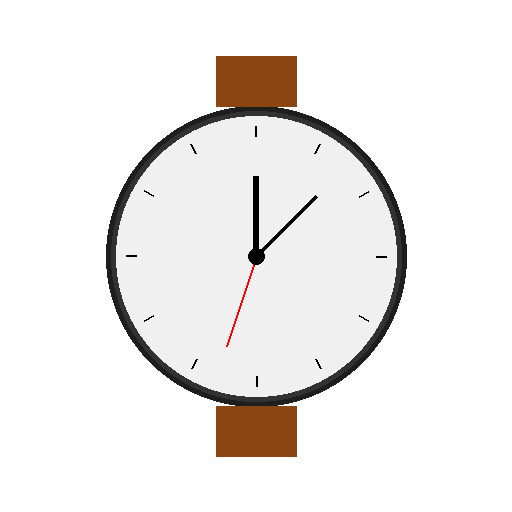
#> input picture Downloads/corpus-mlx/test_product_watch.png, 512 x 512 px
$ python product_preservation_logic.py
#> lines starting #> are read from the running program, lines starting #| are printed output that depends on the picture; after the words box and inside, x2 and y2 are one past the last pixel; in counts of white or black regions, pixels touching at a corner belong together
#> in generate_preservation_config, pil_image is the input picture: PIL image 512x512 RGBA; mean R, G, B, A 239.3, 236.9, 235.3, 77.2
#!/usr/bin/env python3
"""
Product Preservation Logic
Zero-hallucination algorithms for product locking
Math and logic only - NO actual video generation (Mac development)
"""

import numpy as np
from typing import Dict, List, Tuple, Optional, Union
from dataclasses import dataclass
from enum import Enum
import cv2
from PIL import Image
import json
import hashlib
from pathlib import Path

class PreservationMode(Enum):
    """Different preservation strategies"""
    ABSOLUTE = "absolute"        # 100% pixel preservation
    SOFT_EDGE = "soft_edge"     # Preserve center, blend edges
    TRACKED = "tracked"         # Follow movement while preserving
    CONTEXTUAL = "contextual"   # Preserve while adapting to context


@dataclass
class PreservationRegion:
    """Region to preserve with specific parameters"""
    mask: np.ndarray           # Binary mask of region
    mode: PreservationMode     # How to preserve
    confidence: float          # Confidence in region detection
    edge_feather: int = 0      # Pixels to feather at edges
    temporal_stability: float = 1.0  # How stable across frames


@dataclass
class PixelLockRule:
    """Rules for locking specific pixels"""
    pixel_indices: np.ndarray  # (N, 2) array of pixel coordinates
    lock_strength: float       # 0.0 = no lock, 1.0 = absolute lock
    tolerance: float          # Allowed color variation (0.0 = exact, 1.0 = any)
    priority: int             # Lock priority (higher = more important)


class ProductPreservationLogic:
    """
    Algorithms for zero-hallucination product preservation
    All math and logic - no actual image generation
    """

    def __init__(self):
        self.preservation_regions = []
        self.pixel_locks = []
        self.reference_data = {}

        # Color space tolerances for preservation
        self.color_tolerances = {
            "exact": 0.01,      # 1% RGB variation
            "strict": 0.03,     # 3% RGB variation
            "moderate": 0.05,   # 5% RGB variation
            "loose": 0.10       # 10% RGB variation
        }

    def calculate_preservation_mask(
        self,
        product_image: np.ndarray,
        background_removal_threshold: float = 0.1,
        edge_refinement: bool = True
    ) -> Tuple[np.ndarray, Dict]:
        """
        Calculate precise mask for product preservation
        Returns mask and metadata about the region
        """
#> called with background_removal_threshold = 0.1, edge_refinement = True
        print(f"🔍 Calculating preservation mask...")
        print(f"   Image shape: {product_image.shape}")
#|    Image shape: (512, 512, 3)
        print(f"   BG threshold: {background_removal_threshold}")

        # Convert to different color spaces for analysis
        if len(product_image.shape) == 3:
            gray = cv2.cvtColor(product_image, cv2.COLOR_RGB2GRAY)
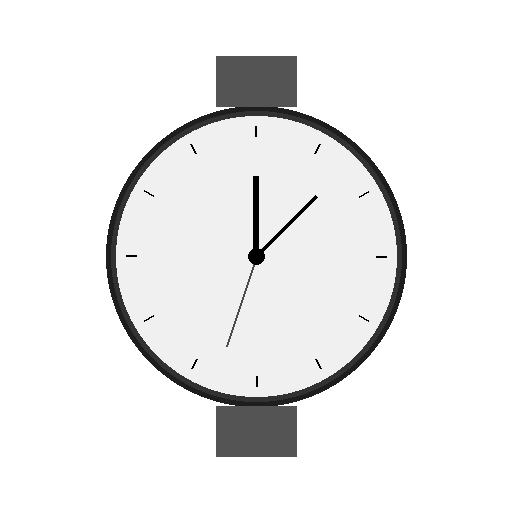
#> gray: shape (512, 512); min 0, max 255, mean 237.4
            hsv = cv2.cvtColor(product_image, cv2.COLOR_RGB2HSV)
#> hsv: shape (512, 512, 3); mean H, S, V 0.4, 7.1, 239.3
        else:
            gray = product_image
            hsv = None

        # Method 1: Background subtraction
        bg_mask = self._detect_background_mask(product_image, background_removal_threshold)

        # Method 2: Edge-based detection
        edge_mask = self._detect_edge_mask(gray)

        # Method 3: Color clustering
        color_mask = self._detect_color_mask(product_image, hsv)

        # Combine methods
        combined_mask = self._combine_masks([bg_mask, edge_mask, color_mask])

        # Refine edges if requested
        if edge_refinement:
            combined_mask = self._refine_mask_edges(combined_mask)

        # Calculate metadata
        metadata = self._analyze_preservation_region(product_image, combined_mask)

        print(f"   ✅ Mask coverage: {metadata['coverage_percent']:.1f}%")
        print(f"   ✅ Region confidence: {metadata['confidence']:.3f}")

        return combined_mask, metadata

    def _detect_background_mask(
        self,
        image: np.ndarray,
        threshold: float
    ) -> np.ndarray:
        """Detect background using color similarity"""
#> called with threshold = 0.1
        if len(image.shape) != 3:
            return np.ones(image.shape[:2], dtype=np.uint8) * 255

        # Assume corners are background
        corner_size = min(20, image.shape[0] // 10, image.shape[1] // 10)
        corners = [
            image[:corner_size, :corner_size],           # Top-left
            image[:corner_size, -corner_size:],          # Top-right
            image[-corner_size:, :corner_size],          # Bottom-left
            image[-corner_size:, -corner_size:]          # Bottom-right
        ]

        # Average corner colors (likely background)
        bg_colors = [np.mean(corner.reshape(-1, 3), axis=0) for corner in corners]
#> bg_colors = [[255, 255, 255], [255, 255, 255], [255, 255, 255], [255, 255, 255]]
        avg_bg_color = np.mean(bg_colors, axis=0)
#> avg_bg_color = [255, 255, 255]

        # Calculate distance from background color
        color_diff = np.sqrt(np.sum((image - avg_bg_color) ** 2, axis=2))
        max_diff = np.sqrt(3 * 255 ** 2)  # Maximum possible color distance
        normalized_diff = color_diff / max_diff

        # Create mask (1 = foreground/product, 0 = background)
        mask = (normalized_diff > threshold).astype(np.uint8) * 255
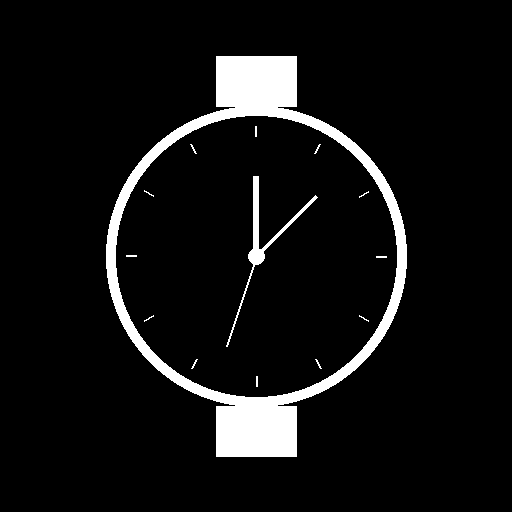
#> mask: shape (512, 512); 7.1% white; 14 white regions (4 under 20 px), largest, box (x1, y1, x2, y2) and area: (106, 56, 407, 457) 17352, (226, 176, 318, 347) 1092, (255, 126, 257, 137) 22

        return mask

    def _detect_edge_mask(self, gray_image: np.ndarray) -> np.ndarray:
        """Detect product edges using Canny edge detection"""
        # Apply Gaussian blur first
        blurred = cv2.GaussianBlur(gray_image, (5, 5), 0)

        # Canny edge detection
        edges = cv2.Canny(blurred, 50, 150)
#> edges: shape (512, 512); 1.3% white in thin lines or dots, all inside (x1, y1, x2, y2) = (105, 55, 407, 457)

        # Dilate edges to create regions
        kernel = np.ones((5, 5), np.uint8)
        dilated = cv2.dilate(edges, kernel, iterations=2)
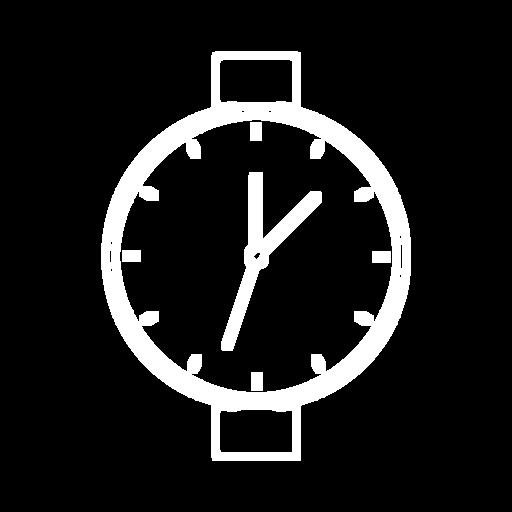
#> dilated: shape (512, 512); 11.4% white; 6 white regions

        # Fill enclosed regions
        contours, _ = cv2.findContours(dilated, cv2.RETR_EXTERNAL, cv2.CHAIN_APPROX_SIMPLE)
#> contours = 1 contour; box (x1, y1, x2, y2) and area: (101, 51, 411, 461) 85276

        mask = np.zeros_like(gray_image)
        if contours:
            # Find largest contour (likely the product)
            largest_contour = max(contours, key=cv2.contourArea)
#> largest_contour = contour of 370 points, box (x1, y1, x2, y2) (101, 51, 411, 461), area 85276
            cv2.fillPoly(mask, [largest_contour], 255)
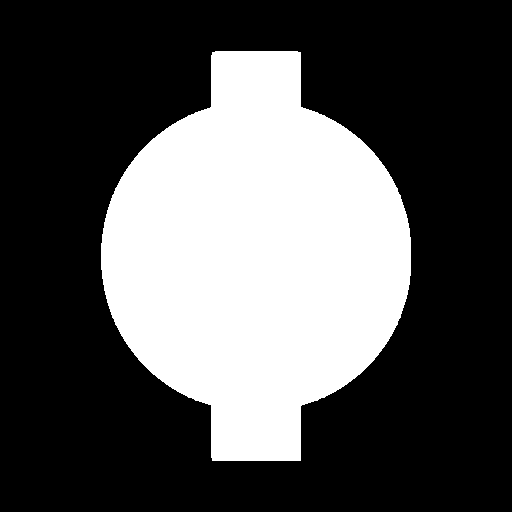
#> mask: shape (512, 512); 32.7% white; 1 white region, box (x1, y1, x2, y2) and area: (101, 51, 411, 461) 85827

        return mask

    def _detect_color_mask(
        self,
        image: np.ndarray,
        hsv: Optional[np.ndarray]
    ) -> np.ndarray:
        """Detect product using color clustering"""
        if len(image.shape) != 3:
            return np.ones(image.shape[:2], dtype=np.uint8) * 255

        # Reshape for clustering
        pixels = image.reshape(-1, 3).astype(np.float32)

        # K-means clustering (assume 2 clusters: background + product)
        criteria = (cv2.TERM_CRITERIA_EPS + cv2.TERM_CRITERIA_MAX_ITER, 20, 1.0)
        _, labels, centers = cv2.kmeans(pixels, 2, None, criteria, 10, cv2.KMEANS_RANDOM_CENTERS)
#> centers = [[83.22, 50, 27.88], [251.8, 251.8, 251.8]]

        # Reshape labels back to image shape
        labels = labels.reshape(image.shape[:2])

        # Determine which cluster is the product (not corners)
        corner_labels = [
            labels[0, 0], labels[0, -1],
            labels[-1, 0], labels[-1, -1]
        ]
#> corner_labels = [1, 1, 1, 1]

        # Most common corner label is likely background
        bg_label = max(set(corner_labels), key=corner_labels.count)
#> bg_label = 1
        product_label = 1 - bg_label  # The other cluster
#> product_label = 0

        # Create mask
        mask = (labels == product_label).astype(np.uint8) * 255

        return mask

    def _combine_masks(self, masks: List[np.ndarray]) -> np.ndarray:
        """Combine multiple masks using weighted voting"""
        if not masks:
            return np.zeros((100, 100), dtype=np.uint8)

        # Ensure all masks are same size
        target_shape = masks[0].shape
        normalized_masks = []

        for mask in masks:
            if mask.shape != target_shape:
                mask = cv2.resize(mask, (target_shape[1], target_shape[0]))

            # Normalize to 0-1 range
            normalized = mask.astype(np.float32) / 255.0
            normalized_masks.append(normalized)
#> this loop made 3 passes
#> after the loop, normalized_masks = 3 items

        # Weighted average (equal weights for now)
        weights = [1.0, 0.8, 0.6]  # Background, Edge, Color respectively
        weights = weights[:len(normalized_masks)]
#> weights = [1, 0.8, 0.6]

        combined = np.zeros_like(normalized_masks[0])
        total_weight = 0

        for mask, weight in zip(normalized_masks, weights):
            combined += mask * weight
            total_weight += weight
#> this loop made 3 passes
#> (weight, total_weight) on passes 1 to 3: (1, 1), (0.8, 1.8), (0.6, 2.4)
#> pass 2, in _combine_masks, `combined += mask * weight`:
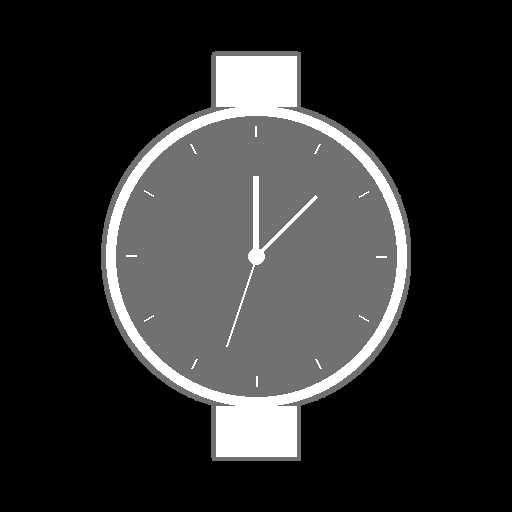
#> combined: shape (512, 512) float32; min 0, max 1.8, mean 0.333; drawn with min black and max white
#> after the loop, total_weight = 2.4

        combined /= total_weight
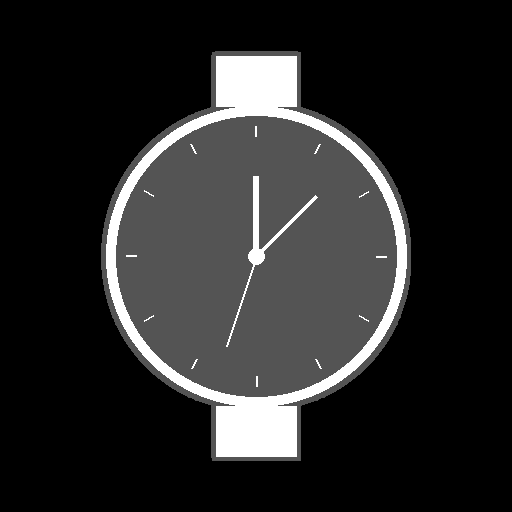
#> combined: shape (512, 512) float32; min 0, max 1, mean 0.157

        # Threshold to binary mask
        binary_mask = (combined > 0.5).astype(np.uint8) * 255

        return binary_mask

    def _refine_mask_edges(self, mask: np.ndarray) -> np.ndarray:
        """Refine mask edges using morphological operations"""
        # Remove noise
        kernel_small = np.ones((3, 3), np.uint8)
        cleaned = cv2.morphologyEx(mask, cv2.MORPH_OPEN, kernel_small)
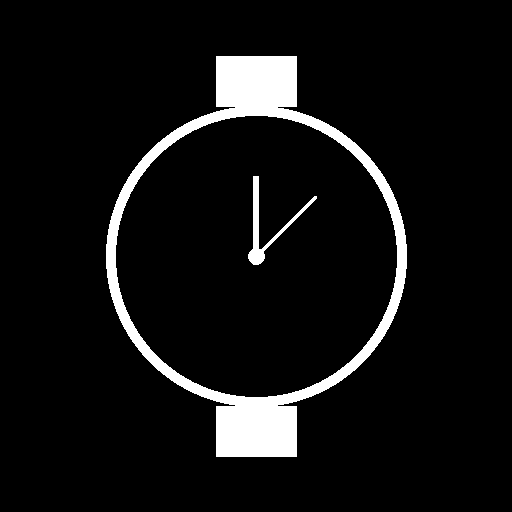
#> cleaned: shape (512, 512); 7% white; 2 white regions, box (x1, y1, x2, y2) and area: (106, 56, 407, 457) 17352, (248, 176, 317, 265) 926

        # Close gaps
        kernel_medium = np.ones((5, 5), np.uint8)
        closed = cv2.morphologyEx(cleaned, cv2.MORPH_CLOSE, kernel_medium)
#> closed: shape (512, 512); 7% white; 2 white regions, box (x1, y1, x2, y2) and area: (106, 56, 407, 457) 17528, (248, 176, 317, 265) 936

        # Smooth edges
        kernel_large = np.ones((7, 7), np.uint8)
        smoothed = cv2.morphologyEx(closed, cv2.MORPH_OPEN, kernel_large)
#> smoothed: shape (512, 512); 6.8% white; 2 white regions, box (x1, y1, x2, y2) and area: (106, 56, 407, 457) 17528, (249, 247, 265, 264) 241
#> (the rest of the program and of its run is left out)
